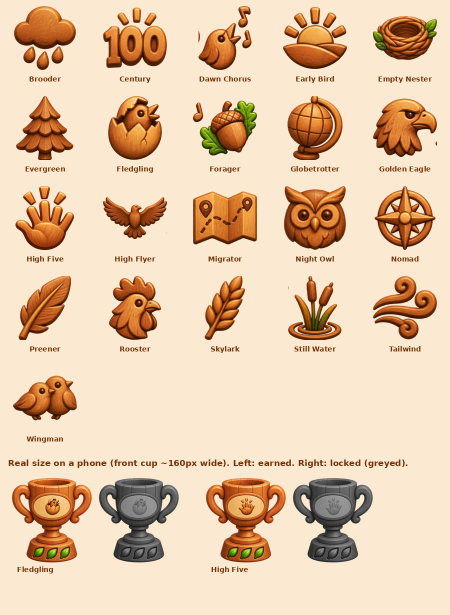
#> input picture design-ref-trophy-emblems.png, 900 x 1230 px (shown at 1/2 size)
$ python build_icons.py ../design-ref-trophy-emblems.png ../design-ref-trophy-emblems.png
#> lines starting #> are read from the running program, lines starting #| are printed output that depends on the picture
#!/usr/bin/env python3
"""Cut the small painted icons (design-brief-info-icons-v1.md) out of one
delivered sheet and write static/icon-<name>-v1.webp for each.

The first delivery came as ONE picture, not 24 files: the icons in four rows
on a white background, each with its name printed underneath. This turns
that into the files the app wants. A local tool, not part of the app:

    pip install pillow numpy scipy --break-system-packages
    python3 tools/build_icons.py sheet.png static
    python3 tools/build_icons.py sheet.png static report   # also lists enclosed white patches

How it works, and what to check if a new sheet looks different:
- Rows are found where the picture has no ink across a whole line; a row
  taller than 100px is icons, a thin one is the printed names, which are
  skipped. NAMES below must match the sheet's order, row by row.
- Within a row, icons are split at columns with no ink (gaps under 14px
  are parts of one icon, like the worm and the seed).
- The white background becomes transparent by flooding in from the edges,
  so white inside a picture (the foam on the wave, the house walls) stays.
  Enclosed patches that are the background showing through a gap - the
  triangles in the scales, the pin's hole, the lock's loop - are cut too:
  near-white, grey rather than coloured, and at least 40px.
- Edge pixels are un-mixed from the white, so there's no white fringe on a
  coloured background. Check the output on solid red.
- Each icon keeps its own shape, 128px tall: the page sizes icons by
  height, so a wide one (wingspan) stays wide.
A redraw of one icon is -v2 (change the name in the save line); the server
always serves the newest version it finds.
"""
import sys, numpy as np
from PIL import Image
from scipy import ndimage as ndi
src, outdir = sys.argv[1], sys.argv[2]
REPORT = len(sys.argv) > 3
a = np.asarray(Image.open(src).convert('RGB')).astype(np.float32)
H, W, _ = a.shape
#> H = 1230; W = 900
diff = np.abs(a - 255).max(axis=2)
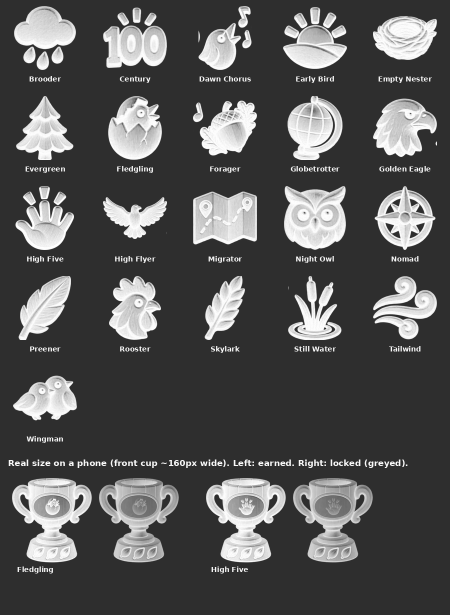
#> diff: shape (1230, 900) float32 (shown at 1/2 size); min 44, max 255, mean 85.7
fg = diff > 18
#> fg: shape (1230, 900) bool; every value is 1
rows = fg.sum(axis=1)
#> rows = 1230 values from 900 to 900
bands = []; on = False
for y, v in enumerate(rows):
    if v > 0 and not on: start = y; on = True
    if v == 0 and on: bands.append((start, y)); on = False
#> this loop made 1230 passes
#> (start, on) on pass 1: (0, True)
#> after the loop, bands = []; on = True; start = 0
icon_bands = [b for b in bands if b[1] - b[0] > 100]
#> icon_bands = []
NAMES = [['weight','length','wingspan','habitat','diet'],
         ['garden-parks','woodland','wetland-coast','farmland','towns'],
         ['tip-sunrise','tip-quiet','tip-places','tip-close','tip-rain','tip-calm'],
         ['pin','lock','camera','back','forward','close','pause','mystery']]
report = []
for (y0, y1), names in zip(icon_bands, NAMES):
    cols = fg[y0:y1].sum(axis=0)
    segs = []; on = False
    for x, v in enumerate(cols):
        if v > 0 and not on: s = x; on = True
        if v == 0 and on: segs.append((s, x)); on = False
    if on: segs.append((s, W))
    # merge segments separated by small gaps (parts of one icon)
    merged = []
    for sg in segs:
        if merged and sg[0] - merged[-1][1] < 14: merged[-1] = (merged[-1][0], sg[1])
        else: merged.append(sg)
    merged = [m for m in merged if m[1] - m[0] > 20]
    report.append((names, merged))
    assert len(merged) == len(names), (names, merged)
    for name, (x0, x1) in zip(names, merged):
        pad = 6
        X0, X1, Y0, Y1 = max(0, x0 - pad), min(W, x1 + pad), max(0, y0 - pad), min(H, y1 + pad)
        crop = a[Y0:Y1, X0:X1]
        d = np.abs(crop - 255).max(axis=2)
        # background: near-white connected to the crop's edge
        near = d <= 40
        lab, n = ndi.label(near)
        edge_labels = set(np.unique(np.concatenate([lab[0], lab[-1], lab[:, 0], lab[:, -1]]))) - {0}
        bg = np.isin(lab, list(edge_labels))
        # enclosed pure-white holes (the pin's hole) - report them, cut them if big and truly white
        holes = near & ~bg
        hl, hn = ndi.label(holes)
        cut_holes = []
        for i in range(1, hn + 1):
            m = hl == i
            sat = (crop[m].max(axis=1) - crop[m].min(axis=1)).mean()
            if REPORT: print(f'   {name}: enclosed {int(m.sum())}px  mean diff {d[m].mean():.1f}  sat {sat:.1f}')
            # background showing through a gap: big enough, nearly white, and grey-white (not cream, not foam blue)
            if m.sum() >= 40 and d[m].mean() <= 14 and sat <= 6:
                bg |= m; cut_holes.append(int(m.sum()))
        alpha = np.ones(d.shape, np.float32)
        alpha[bg] = 0
        # soft edge: background pixels touching the shape take alpha from how un-white they are
        ring = bg & ndi.binary_dilation(~bg, iterations=2)
        alpha[ring] = np.clip((d[ring] - 6) / 60, 0, 1)
        rgb = crop.copy()
        aa = alpha[..., None]
        safe = np.where(aa > 0.02, aa, 1)
        rgb = np.where(aa > 0.02, (crop - 255 * (1 - aa)) / safe, crop)   # un-mix the white
        rgb = np.clip(rgb, 0, 255)
        img = np.dstack([rgb, alpha * 255]).astype(np.uint8)
        im = Image.fromarray(img, 'RGBA')
        bb = im.getbbox(); im = im.crop(bb)
        # Kept to its own shape, 128px tall (2x the largest it is shown at):
        # the page sizes icons by height, so a wide one stays wide.
        h = 128; w = max(1, round(im.width * h / im.height))
        im.resize((w, h), Image.LANCZOS).save(f'{outdir}/icon-{name}-v1.webp', 'WEBP', quality=90, method=6)
        print(f'{name:14} crop {x1-x0}x{y1-y0}  holes cut {cut_holes}')
#> this loop made 0 passes
#> after the loop, report = []
